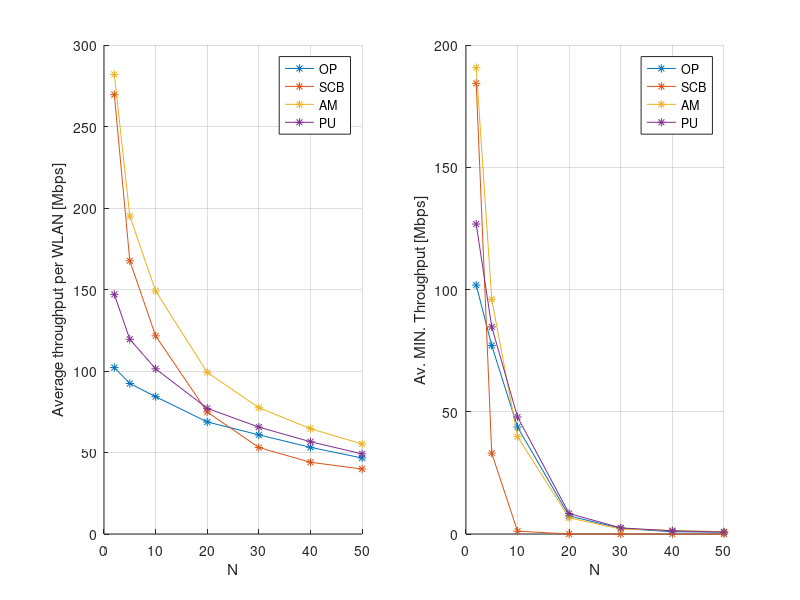
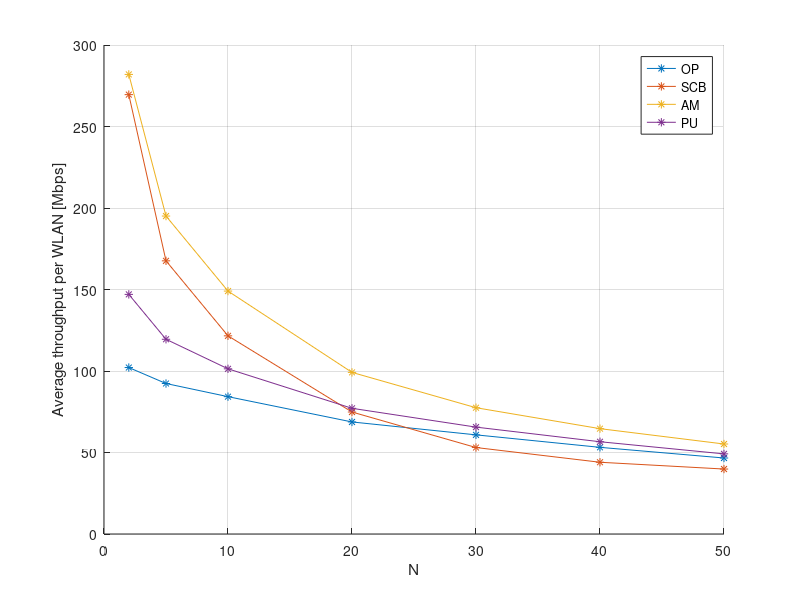
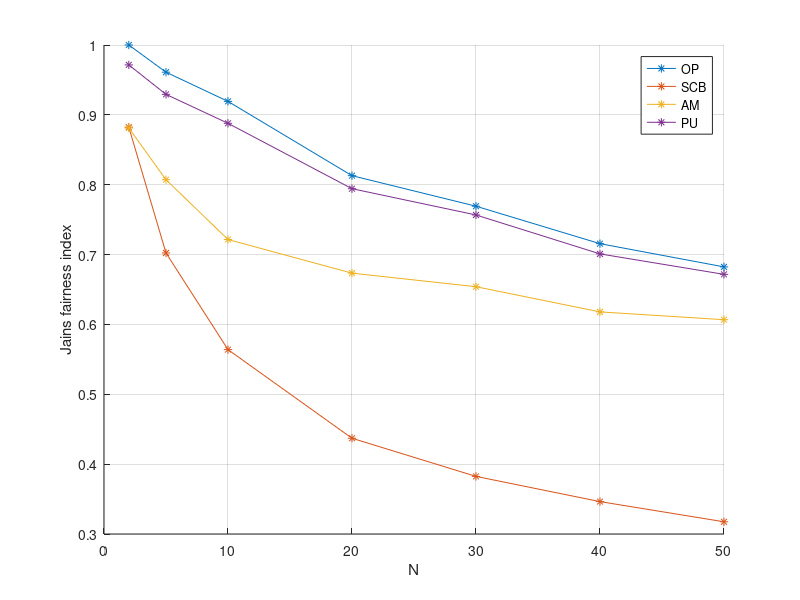
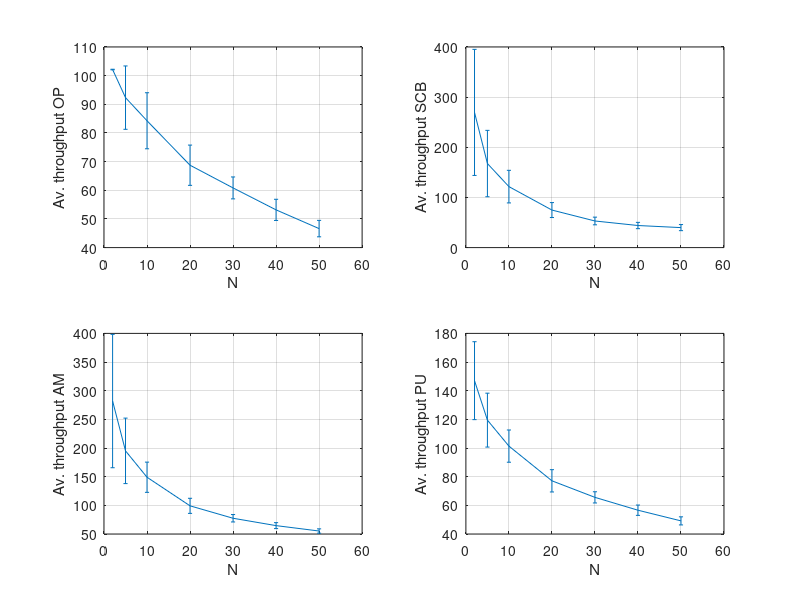

Source code (MATLAB) for these figures, in order:
clear
close all
clc

h = waitbar(0,'Wait, man. Life is nice and easy :)');
steps = 1000;
for step = 1:steps
    % computations take place here
    waitbar(step / steps)
end
close(h)

% 07 Nov 2017: 50 scenarios per N value

%% SEVERAL POLICIES EXPERIMENTS FOR N = 2, 5, 10, 20, 30, 40, 50
n = [2 5 10 20 30 40 50];


% Only primary
s_op = [102.126	92.3272	84.2564	68.7434	60.8242	53.1648 46.6302];
s_std_op = [0.10303556	11.05117097	9.778678338	7.024517301	3.824952495	3.694254911 2.868371856];
% f_op = [16.02	39.7294	75.687	68.7434	228.2332	300.9008];
% f_op_normalized = f_op ./  n;
jfi_op = [0.4999945	0.48054344	0.45964328	0.40647374	0.38461482	0.35779984 0.34117934] .* 2;
s_min_op = [101.78688	77.113344	43.742208	7.39584	2.2848	0.923904 0.766];
bw_used_op = [19.31	17.5182	15.9766	13.0326	11.5318	10.0826	8.8424];

% Static channel bonding
s_scb = [269.5542	167.5852	121.5764	74.8354	53.0502	44.0188 39.8524];
s_std_scb = [125.6758215	66.16588952	32.49805198	14.91005238	7.649539266	6.28372132 6.076116362];
% f_scb = [16.6206	34.8184	38.0304	74.8354	8.186	0 0];  % 0 means that no WLAN could not transmit any packet
% f_scb_normalized = f_scb ./  n;
jfi_scb = [0.44119138	0.3511289	0.28197234	0.21853142	0.19123118	0.17319004 0.1587476] .* 2;
s_min_scb = [184.320768	33.083136	1.161984	0.003072	0.001536	0 0];
bw_used_scb = [56.1854	33.4376	24.3942	14.7556	10.3174	8.496	7.6744];

% Always max
s_am = [281.9558	195.0618	149.034	99.1474	77.478	64.6254 55.213]; 
s_std_am = [116.3289517	57.12014187	26.35651288	13.16684702	6.469925401	5.198296114 3.774114979];
% f_am = [16.7334	41.017	80.5056	99.1474	216.6374	284.972];
% f_am_normalized = f_am ./  n;
jfi_am = [0.44059928	0.40359134	0.36076892	0.33670238	0.32699678	0.30897308 0.3033923] .* 2;
s_min_am = [190.749696	96.014592	39.798528	6.615552	2.040576	1.491456 0.9204];
bw_used_am = [58.5028	38.4684	29.2692	19.0924	14.8304	12.31604651	10.53615385];

% Prob. Uniform
s_pu = [147.0052	119.468	101.3368	77.1152	65.5716	56.602 49.1602];
s_std_pu = [27.19303289	18.80538655	11.24697718	7.781346675	3.908783599	3.599004965 2.822500332];
% f_pu = [16.3062	40.2514	79.5312	77.1152	211.119	277.979]; 
% f_pu_normalized = f_pu ./  n;
jfi_pu = [0.48575976	0.46466352	0.44395944	0.39715058	0.37835122	0.35048534 0.3358469] .* 2;
s_min_pu = [126.780672	84.705024	47.857152	8.379648	2.50752	1.291776091 0.7714];
bw_used_pu = [28.5474	22.8832	19.3632	14.6812	12.4666	10.7556	9.3412];

figure
subplot(1,2,1)
hold on
plot(n, s_op, '-*')
plot(n, s_scb, '-*')
plot(n, s_am, '-*')
plot(n, s_pu, '-*')
grid on
xlabel('N')
ylabel('Average throughput per WLAN [Mbps]')
% xticks(1:length(n))
% xticklabels({'2','5','10', '20', '30', '40', '50', '60'})
legend('OP', 'SCB', 'AM', 'PU')

subplot(1,2,2)
hold on
plot(n, s_min_op, '-*')
plot(n, s_min_scb, '-*')
plot(n, s_min_am, '-*')
plot(n, s_min_pu, '-*')
grid on
xlabel('N')
ylabel('Av. MIN. Throughput [Mbps]')
% xticks(1:length(n))
% xticklabels({'2','5','10', '20', '30', '40', '50', '60'})
legend('OP', 'SCB', 'AM', 'PU')

figure
hold on
plot(n, s_op, '-*')
plot(n, s_scb, '-*')
plot(n, s_am, '-*')
plot(n, s_pu, '-*')
grid on
xlabel('N')
ylabel('Average throughput per WLAN [Mbps]')
legend('OP', 'SCB', 'AM', 'PU')

% figure
% hold on
% plot(n, f_op_normalized, '-*')
% plot(n, f_scb_normalized, '-*')
% plot(n, f_am_normalized, '-*')
% plot(n, f_pu_normalized, '-*')
% grid on
% xlabel('N')
% ylabel('Normalized proportional throughput')
% legend('Only-primary', 'Static CB', 'Always-max', 'Prob. uniform')

figure
hold on
plot(n, jfi_op, '-*')
plot(n, jfi_scb, '-*')
plot(n, jfi_am, '-*')
plot(n, jfi_pu, '-*')
grid on
xlabel('N')
ylabel('Jains fairness index')
% xticks(1:length(n))
% xticklabels({'2','5','10', '20', '30', '40', '50', '60'})
legend('OP', 'SCB', 'AM', 'PU')

figure 
subplot(2,2,1)
errorbar(n,s_op,s_std_op)
xlabel('N')
ylabel('Av. throughput OP')
grid on
subplot(2,2,2)
errorbar(n,s_scb,s_std_scb)
xlabel('N')
ylabel('Av. throughput SCB')
grid on
subplot(2,2,3)
errorbar(n,s_am,s_std_am)
xlabel('N')
ylabel('Av. throughput AM')
grid on
subplot(2,2,4)
errorbar(n,s_pu,s_std_pu)
xlabel('N')
ylabel('Av. throughput PU')
grid on

% figure
% hold on
% errorbar(1:3,s_op,s_std_op)
% errorbar(1:3,s_scb,s_std_scb)
% errorbar(1:3,s_am,s_std_am)
% errorbar(1:3,s_pu,s_std_pu)
% grid on
% ylabel('Average throughput per WLAN [Mbps]')
% xticks(1:4)
% xticklabels({'N = 2','N = 10','N = 30'})

figure
hold on
plot(n, bw_used_op .* n, '-*')
plot(n, bw_used_scb .* n, '-*')
plot(n, bw_used_am .* n, '-*')
plot(n, bw_used_pu .* n, '-*')
grid on
xlabel('N')
ylabel('Total bandiwdth used [MHz]')
legend('OP', 'SCB', 'AM', 'PU')


figure
hold on
plot(n, bw_used_op, '-*')
plot(n, bw_used_scb, '-*')
plot(n, bw_used_am, '-*')
plot(n, bw_used_pu, '-*')
grid on
xlabel('N')
ylabel('Av. bandiwdth used [MHz]')
legend('OP', 'SCB', 'AM', 'PU')


area = 100 * 100;   % Area [m^2]
total_bw = 8 * 20;  % System's bandiwdth [MHz]


a_cs = 5384.6;

figure
hold on
plot(n, bw_used_op .* n * a_cs/ (area * total_bw), '-*')
plot(n, bw_used_scb .* n * a_cs / (area * total_bw), '-*')
plot(n, bw_used_am .* n * a_cs/ (area * total_bw), '-*')
plot(n, bw_used_pu .* n * a_cs/ (area * total_bw), '-*')
grid on
xlabel('M')
ylabel('E[\rho]')
legend('OP', 'SCB', 'AM', 'PU')
